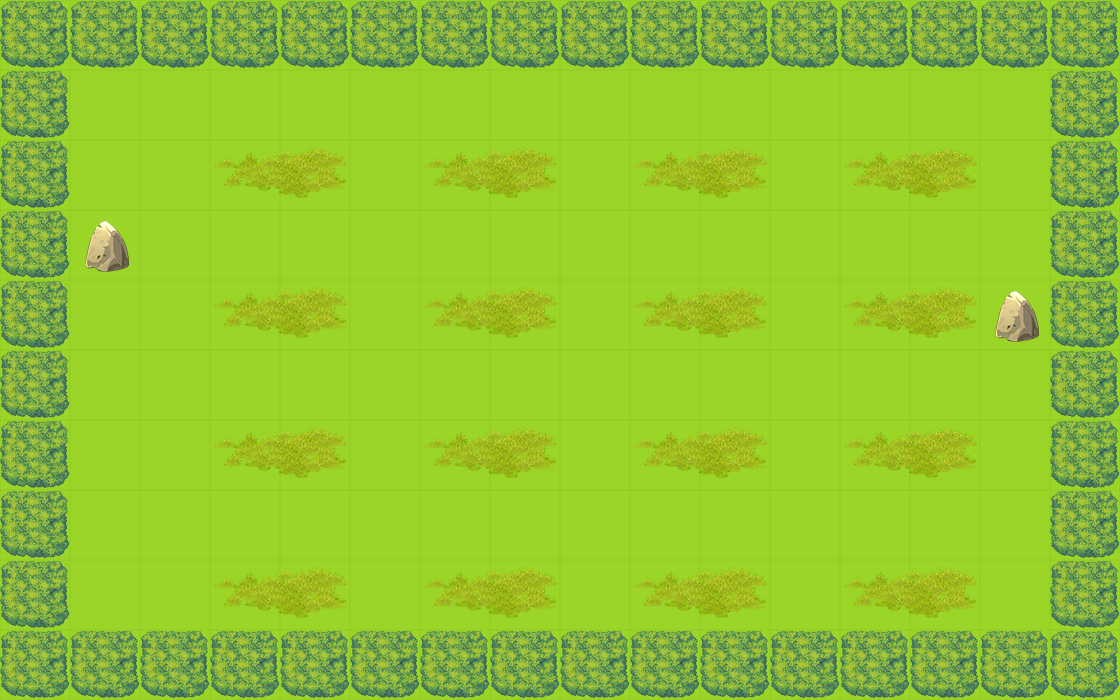

This game map was drawn from its Tiled (.tmx) file and the tilesets committed beside it. A one-line description and the trimmed map source follow:
An orthogonal 16x10 tile map with 70x70 px tiles, 2 tile layers (bgLayer, walkLayer) and 10 objects (player, key, exit, box_1, box_2, ...).

<map version="1.0" orientation="orthogonal" renderorder="right-down" width="16" height="10" tilewidth="70" tileheight="70" nextobjectid="22">
 <tileset firstgid="1" name="素材 (1)" tilewidth="70" tileheight="70" tilecount="100">
  <image source="素材 (1).png" width="700" height="700" />
 </tileset>
 <layer name="bgLayer" width="16" height="10">
  <data>[160 cells, 160 non-empty, 1 distinct tile ids]</data>
 </layer>
 <layer name="walkLayer" width="16" height="10">
  <data>[160 cells, 82 non-empty, 4 distinct tile ids]</data>
 </layer>
 <objectgroup name="object0">
  <object id="1" name="player" x="70" y="490" width="70" height="70">
   <properties>
    <property name="hp" value="600" />
   </properties>
  </object>
 </objectgroup>
 <objectgroup name="object1">
  <object id="3" name="key" x="70" y="70" width="70" height="70" />
  <object id="4" name="exit" x="980" y="210" width="70" height="70" />
 </objectgroup>
 <objectgroup name="object2">
  <object id="5" name="box_1" x="70" y="560" width="70" height="70" />
  <object id="8" name="box_2" x="980" y="490" width="70" height="70" />
  <object id="9" name="box_3" x="210" y="210" width="70" height="70" />
 </objectgroup>
 <objectgroup name="object4">
  <object id="20" name="monster_0" x="560" y="350" width="70" height="70">
   <properties>
    <property name="dirX" value="0" />
    <property name="dirY" value="1" />
    <property name="path" value="monster_1.png" />
    <property name="reverse" value="-2" />
    <property name="speed" value="100" />
   </properties>
  </object>
  <object id="21" name="monster_1" x="350" y="350" width="70" height="70">
   <properties>
    <property name="dirX" value="0" />
    <property name="dirY" value="-1" />
    <property name="path" value="monster_2.png" />
    <property name="reverse" value="-2" />
    <property name="speed" value="100" />
   </properties>
  </object>
 </objectgroup>
 <objectgroup name="object3">
  <object id="18" name="trap_2" x="70" y="350" width="70" height="70" />
  <object id="19" name="trap_1" x="980" y="560" width="70" height="70" />
 </objectgroup>
</map>
